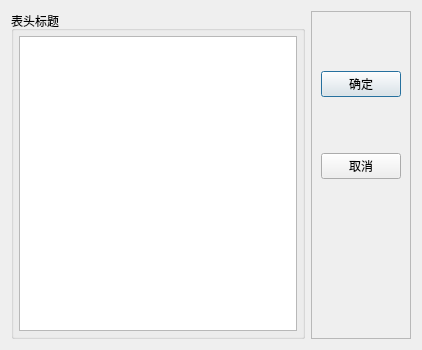
<?xml version="1.0" encoding="UTF-8"?>
<ui version="4.0">
 <class>TDialogHeaders</class>
 <widget class="QDialog" name="TDialogHeaders">
  <property name="geometry">
   <rect>
    <x>0</x>
    <y>0</y>
    <width>422</width>
    <height>350</height>
   </rect>
  </property>
  <property name="windowTitle">
   <string>Dialog</string>
  </property>
  <layout class="QVBoxLayout" name="verticalLayout_3">
   <item>
    <layout class="QHBoxLayout" name="horizontalLayout">
     <item>
      <widget class="QGroupBox" name="groupBox">
       <property name="title">
        <string>表头标题</string>
       </property>
       <layout class="QVBoxLayout" name="verticalLayout">
        <property name="spacing">
         <number>4</number>
        </property>
        <property name="leftMargin">
         <number>5</number>
        </property>
        <property name="topMargin">
         <number>5</number>
        </property>
        <property name="rightMargin">
         <number>5</number>
        </property>
        <property name="bottomMargin">
         <number>5</number>
        </property>
        <item>
         <widget class="QListView" name="listView"/>
        </item>
       </layout>
      </widget>
     </item>
     <item>
      <widget class="QFrame" name="frame">
       <property name="frameShape">
        <enum>QFrame::StyledPanel</enum>
       </property>
       <property name="frameShadow">
        <enum>QFrame::Raised</enum>
       </property>
       <layout class="QVBoxLayout" name="verticalLayout_2">
        <item>
         <spacer name="verticalSpacer_4">
          <property name="orientation">
           <enum>Qt::Vertical</enum>
          </property>
          <property name="sizeHint" stdset="0">
           <size>
            <width>20</width>
            <height>40</height>
           </size>
          </property>
         </spacer>
        </item>
        <item>
         <widget class="QPushButton" name="btnOK">
          <property name="text">
           <string>确定</string>
          </property>
          <property name="icon">
           <iconset resource="res.qrc">
            <normaloff>:/images/images/704.bmp</normaloff>:/images/images/704.bmp</iconset>
          </property>
         </widget>
        </item>
        <item>
         <spacer name="verticalSpacer_2">
          <property name="orientation">
           <enum>Qt::Vertical</enum>
          </property>
          <property name="sizeHint" stdset="0">
           <size>
            <width>20</width>
            <height>40</height>
           </size>
          </property>
         </spacer>
        </item>
        <item>
         <widget class="QPushButton" name="btnCancel">
          <property name="text">
           <string>取消</string>
          </property>
          <property name="icon">
           <iconset resource="res.qrc">
            <normaloff>:/images/images/706.bmp</normaloff>:/images/images/706.bmp</iconset>
          </property>
         </widget>
        </item>
        <item>
         <spacer name="verticalSpacer">
          <property name="orientation">
           <enum>Qt::Vertical</enum>
          </property>
          <property name="sizeHint" stdset="0">
           <size>
            <width>20</width>
            <height>28</height>
           </size>
          </property>
         </spacer>
        </item>
        <item>
         <spacer name="verticalSpacer_6">
          <property name="orientation">
           <enum>Qt::Vertical</enum>
          </property>
          <property name="sizeHint" stdset="0">
           <size>
            <width>20</width>
            <height>40</height>
           </size>
          </property>
         </spacer>
        </item>
        <item>
         <spacer name="verticalSpacer_3">
          <property name="orientation">
           <enum>Qt::Vertical</enum>
          </property>
          <property name="sizeHint" stdset="0">
           <size>
            <width>20</width>
            <height>40</height>
           </size>
          </property>
         </spacer>
        </item>
       </layout>
      </widget>
     </item>
    </layout>
   </item>
  </layout>
 </widget>
 <resources>
  <include location="res.qrc"/>
 </resources>
 <connections>
  <connection>
   <sender>btnOK</sender>
   <signal>clicked()</signal>
   <receiver>TDialogHeaders</receiver>
   <slot>accept()</slot>
   <hints>
    <hint type="sourcelabel">
     <x>351</x>
     <y>85</y>
    </hint>
    <hint type="destinationlabel">
     <x>210</x>
     <y>174</y>
    </hint>
   </hints>
  </connection>
  <connection>
   <sender>btnCancel</sender>
   <signal>clicked()</signal>
   <receiver>TDialogHeaders</receiver>
   <slot>reject()</slot>
   <hints>
    <hint type="sourcelabel">
     <x>351</x>
     <y>169</y>
    </hint>
    <hint type="destinationlabel">
     <x>210</x>
     <y>174</y>
    </hint>
   </hints>
  </connection>
 </connections>
</ui>
